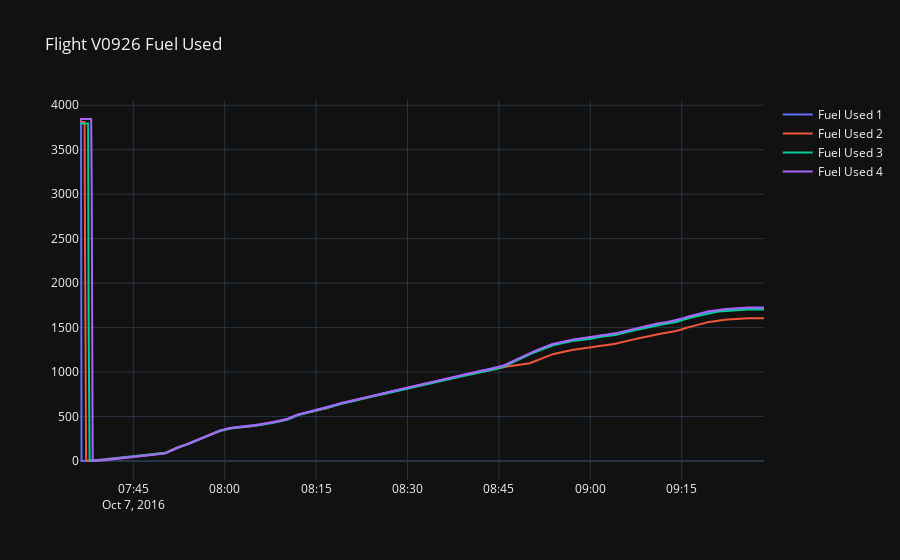

The notebook cell this image was saved under:
### Code cell
fig = go.Figure()

fig.add_trace(go.Scatter(x=singleflightdata.UTC_TIME, y=singleflightdata.FUEL_USED_1, mode='lines', name='Fuel Used 1'))
fig.add_trace(go.Scatter(x=singleflightdata.UTC_TIME, y=singleflightdata.FUEL_USED_2, mode='lines', name='Fuel Used 2' ))
fig.add_trace(go.Scatter(x=singleflightdata.UTC_TIME, y=singleflightdata.FUEL_USED_3, mode='lines', name='Fuel Used 3' ))
fig.add_trace(go.Scatter(x=singleflightdata.UTC_TIME, y=singleflightdata.FUEL_USED_4, mode='lines', name='Fuel Used 4' ))

fig.update_layout(title=f'Flight {flightIwant} Fuel Used', template='plotly_dark')

### Figure 1 — Plotly figure (JSON) as saved in the notebook; plotly's stock layout.template omitted (floating-point values rounded to 4 significant figures; data arrays with more than 128 entries replaced by an {"elided": "..."} marker saying what was removed)
{"data": [{"mode": "lines", "name": "Fuel Used 1", "type": "scatter", "x": {"elided": "1348 str values"}, "y": {"elided": "1348 float values"}}, {"mode": "lines", "name": "Fuel Used 2", "type": "scatter", "x": {"elided": "1348 str values"}, "y": {"elided": "1348 float values"}}, {"mode": "lines", "name": "Fuel Used 3", "type": "scatter", "x": {"elided": "1348 str values"}, "y": {"elided": "1348 float values"}}, {"mode": "lines", "name": "Fuel Used 4", "type": "scatter", "x": {"elided": "1348 str values"}, "y": {"elided": "1348 float values"}}], "layout": {"title": {"text": "Flight V0926 Fuel Used"}}}
